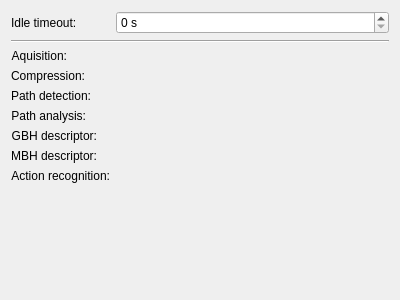
<?xml version="1.0" encoding="UTF-8"?>
<ui version="4.0">
 <class>ProcessConfig</class>
 <widget class="QWidget" name="ProcessConfig">
  <property name="geometry">
   <rect>
    <x>0</x>
    <y>0</y>
    <width>400</width>
    <height>300</height>
   </rect>
  </property>
  <property name="windowTitle">
   <string>Process</string>
  </property>
  <layout class="QGridLayout" name="gridLayout">
   <item row="9" column="0">
    <widget class="QLabel" name="label_Svm">
     <property name="sizePolicy">
      <sizepolicy hsizetype="Fixed" vsizetype="Preferred">
       <horstretch>0</horstretch>
       <verstretch>0</verstretch>
      </sizepolicy>
     </property>
     <property name="text">
      <string>Action recognition:</string>
     </property>
     <property name="alignment">
      <set>Qt::AlignRight|Qt::AlignTrailing|Qt::AlignVCenter</set>
     </property>
    </widget>
   </item>
   <item row="6" column="0">
    <widget class="QLabel" name="label_PathAnalysis">
     <property name="sizePolicy">
      <sizepolicy hsizetype="Fixed" vsizetype="Preferred">
       <horstretch>0</horstretch>
       <verstretch>0</verstretch>
      </sizepolicy>
     </property>
     <property name="text">
      <string>Path analysis:</string>
     </property>
     <property name="alignment">
      <set>Qt::AlignRight|Qt::AlignTrailing|Qt::AlignVCenter</set>
     </property>
    </widget>
   </item>
   <item row="10" column="0" colspan="2">
    <spacer name="verticalSpacer">
     <property name="orientation">
      <enum>Qt::Vertical</enum>
     </property>
     <property name="sizeHint" stdset="0">
      <size>
       <width>20</width>
       <height>40</height>
      </size>
     </property>
    </spacer>
   </item>
   <item row="8" column="0">
    <widget class="QLabel" name="label_Mbh">
     <property name="sizePolicy">
      <sizepolicy hsizetype="Fixed" vsizetype="Preferred">
       <horstretch>0</horstretch>
       <verstretch>0</verstretch>
      </sizepolicy>
     </property>
     <property name="text">
      <string>MBH descriptor:</string>
     </property>
     <property name="alignment">
      <set>Qt::AlignRight|Qt::AlignTrailing|Qt::AlignVCenter</set>
     </property>
    </widget>
   </item>
   <item row="4" column="0">
    <widget class="QLabel" name="label_Compression">
     <property name="sizePolicy">
      <sizepolicy hsizetype="Fixed" vsizetype="Preferred">
       <horstretch>0</horstretch>
       <verstretch>0</verstretch>
      </sizepolicy>
     </property>
     <property name="text">
      <string>Compression:</string>
     </property>
     <property name="alignment">
      <set>Qt::AlignRight|Qt::AlignTrailing|Qt::AlignVCenter</set>
     </property>
    </widget>
   </item>
   <item row="3" column="0">
    <widget class="QLabel" name="label_Aquisition">
     <property name="sizePolicy">
      <sizepolicy hsizetype="Fixed" vsizetype="Preferred">
       <horstretch>0</horstretch>
       <verstretch>0</verstretch>
      </sizepolicy>
     </property>
     <property name="text">
      <string>Aquisition:</string>
     </property>
     <property name="alignment">
      <set>Qt::AlignRight|Qt::AlignTrailing|Qt::AlignVCenter</set>
     </property>
    </widget>
   </item>
   <item row="5" column="0">
    <widget class="QLabel" name="label_PathDetection">
     <property name="sizePolicy">
      <sizepolicy hsizetype="Fixed" vsizetype="Preferred">
       <horstretch>0</horstretch>
       <verstretch>0</verstretch>
      </sizepolicy>
     </property>
     <property name="text">
      <string>Path detection:</string>
     </property>
     <property name="alignment">
      <set>Qt::AlignRight|Qt::AlignTrailing|Qt::AlignVCenter</set>
     </property>
    </widget>
   </item>
   <item row="7" column="0">
    <widget class="QLabel" name="label_Gbh">
     <property name="sizePolicy">
      <sizepolicy hsizetype="Fixed" vsizetype="Preferred">
       <horstretch>0</horstretch>
       <verstretch>0</verstretch>
      </sizepolicy>
     </property>
     <property name="text">
      <string>GBH descriptor:</string>
     </property>
     <property name="alignment">
      <set>Qt::AlignRight|Qt::AlignTrailing|Qt::AlignVCenter</set>
     </property>
    </widget>
   </item>
   <item row="1" column="0" colspan="2">
    <widget class="Line" name="line">
     <property name="orientation">
      <enum>Qt::Horizontal</enum>
     </property>
    </widget>
   </item>
   <item row="3" column="1">
    <widget class="NodeSelectorWidget" name="m_Aquisition" native="true"/>
   </item>
   <item row="9" column="1">
    <widget class="NodeSelectorWidget" name="m_Svm" native="true"/>
   </item>
   <item row="4" column="1">
    <widget class="NodeSelectorWidget" name="m_Compression" native="true"/>
   </item>
   <item row="7" column="1">
    <widget class="NodeSelectorWidget" name="m_Gbh" native="true"/>
   </item>
   <item row="5" column="1">
    <widget class="NodeSelectorWidget" name="m_PathDetection" native="true"/>
   </item>
   <item row="8" column="1">
    <widget class="NodeSelectorWidget" name="m_Mbh" native="true"/>
   </item>
   <item row="6" column="1">
    <widget class="NodeSelectorWidget" name="m_PathAnalysis" native="true"/>
   </item>
   <item row="0" column="0">
    <widget class="QLabel" name="label_Timeout">
     <property name="sizePolicy">
      <sizepolicy hsizetype="Fixed" vsizetype="Preferred">
       <horstretch>0</horstretch>
       <verstretch>0</verstretch>
      </sizepolicy>
     </property>
     <property name="text">
      <string>Idle timeout:</string>
     </property>
    </widget>
   </item>
   <item row="0" column="1">
    <widget class="QSpinBox" name="m_Timeout">
     <property name="suffix">
      <string> s</string>
     </property>
     <property name="prefix">
      <string/>
     </property>
     <property name="maximum">
      <number>9999</number>
     </property>
    </widget>
   </item>
  </layout>
 </widget>
 <layoutdefault spacing="6" margin="11"/>
 <customwidgets>
  <customwidget>
   <class>NodeSelectorWidget</class>
   <extends>QWidget</extends>
   <header location="global">NodeSelectorWidget.h</header>
   <container>1</container>
  </customwidget>
 </customwidgets>
 <resources/>
 <connections/>
</ui>
